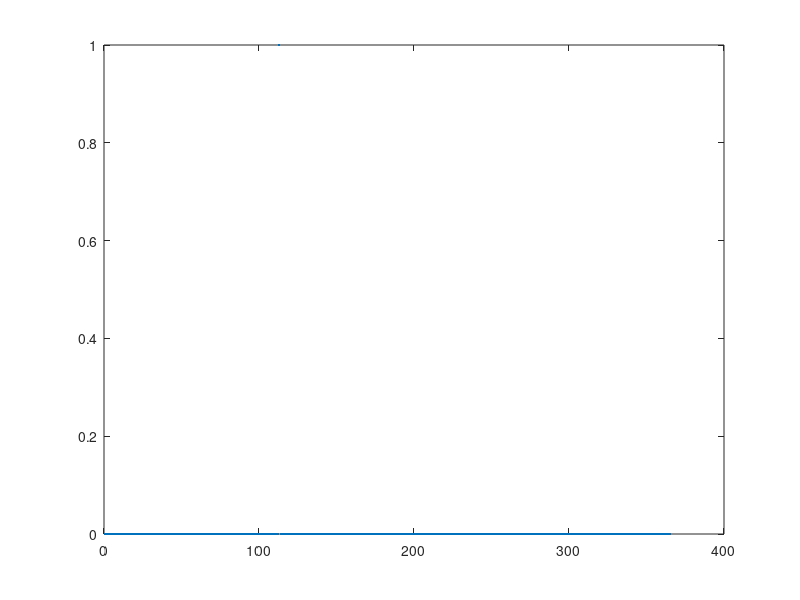
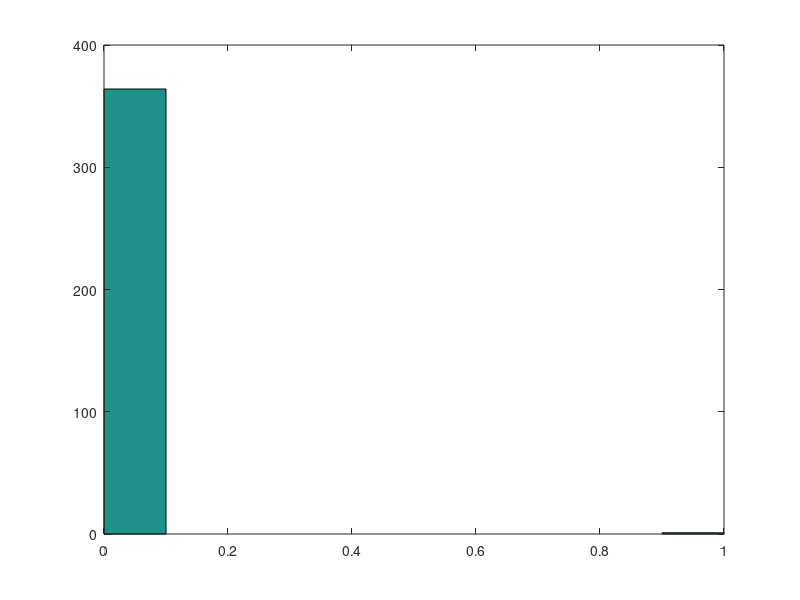

Write the MATLAB code that produced these figures, in order.
%Hypergeometric testfunction
clear all

for X = 1:365 %for a whole year
num_items = 1000000; %number of city inhabitants
num_desired = 20; %number of sick
draws = 200; %number of flights

x(X)=hygeinv(rand,num_items,num_desired,draws); %number of flying sick
%hypergeometrical distribution used, principle of having num_items balls
%from which num_desired are black and you take draws balls out without
%laying back and you look how many have been black. same used for looking
%how many sick persons flew with an airplane. hygeinv is the inverse of the
%cumulative distribution function. if you take a random number between 0
%and 1 for the probability then it says you how many sick people flew with
%this distribution. i think it works and so not every single sick person
%has to be calculated
end
figure(1)
plot(1:X,x,'.')
figure(2)
hist(x,10)